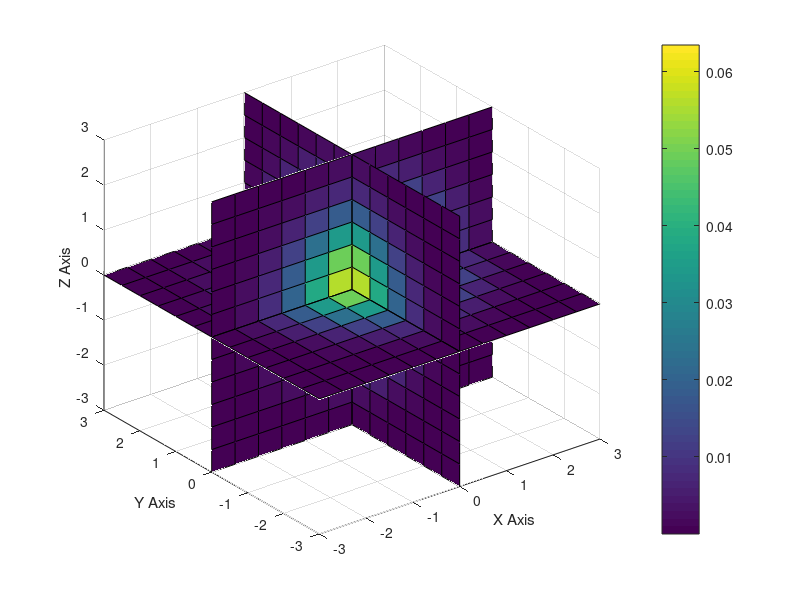

The MATLAB script that drew this image:
% Example 5.19
% Computational Statistics Handbook with MATLAB, 2nd Edition
% Wendy L. and Angel R. Martinez

% Create a grid for the domain.
[x,y,z]=meshgrid(-3:.5:3,-3:.5:3,-3:.5:3);
[n,d]=size(x(:));
% Evaluate the trivariate standard normal.
a=(2*pi)^(3/2);
arg = (x.^2 + y.^2 + z.^2);
prob=exp((-.5)*arg)/a;
% Slice through the x=0, y=0, z=0 planes.
slice(x,y,z,prob,0,0,0)
xlabel('X Axis'),ylabel('Y Axis'),zlabel('Z Axis')

% Add a colorbar to indicate the value of the
% probability density function.
colorbar
